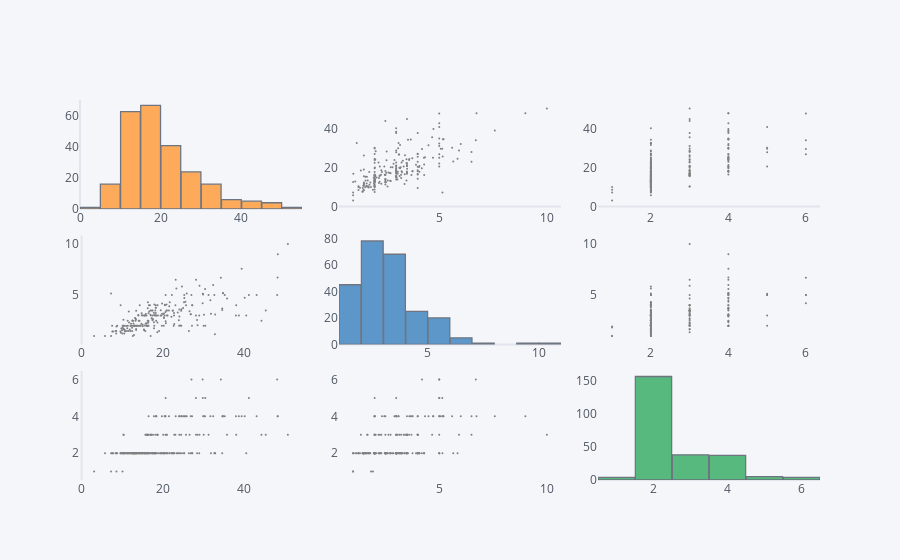

The code cell stored with this chart in its notebook:
### Code cell
df2.scatter_matrix()

### Figure 1 — Plotly figure (JSON) as saved in the notebook; plotly's stock layout.template omitted (floating-point values rounded to 4 significant figures; data arrays with more than 128 entries replaced by an {"elided": "..."} marker saying what was removed)
{"data": [{"histfunc": "count", "histnorm": "", "marker": {"color": "rgba(255, 153, 51, 1.0)", "line": {"color": "#4D5663", "width": 1.3}}, "name": "total_bill", "nbinsx": 10, "opacity": 0.8, "orientation": "v", "type": "histogram", "x": {"elided": "244 float values"}, "xaxis": "x", "yaxis": "y"}, {"line": {"color": "rgba(128, 128, 128, 1.0)", "dash": "solid", "shape": "linear", "width": 1.3}, "marker": {"size": 2, "symbol": "circle"}, "mode": "markers", "name": "total_bill", "text": "", "type": "scatter", "x": {"elided": "244 float values"}, "xaxis": "x2", "y": {"elided": "244 float values"}, "yaxis": "y2"}, {"line": {"color": "rgba(128, 128, 128, 1.0)", "dash": "solid", "shape": "linear", "width": 1.3}, "marker": {"size": 2, "symbol": "circle"}, "mode": "markers", "name": "total_bill", "text": "", "type": "scatter", "x": {"elided": "244 int values"}, "xaxis": "x3", "y": {"elided": "244 float values"}, "yaxis": "y3"}, {"line": {"color": "rgba(128, 128, 128, 1.0)", "dash": "solid", "shape": "linear", "width": 1.3}, "marker": {"size": 2, "symbol": "circle"}, "mode": "markers", "name": "tip", "text": "", "type": "scatter", "x": {"elided": "244 float values"}, "xaxis": "x4", "y": {"elided": "244 float values"}, "yaxis": "y4"}, {"histfunc": "count", "histnorm": "", "marker": {"color": "rgba(55, 128, 191, 1.0)", "line": {"color": "#4D5663", "width": 1.3}}, "name": "tip", "nbinsx": 10, "opacity": 0.8, "orientation": "v", "type": "histogram", "x": {"elided": "244 float values"}, "xaxis": "x5", "yaxis": "y5"}, {"line": {"color": "rgba(128, 128, 128, 1.0)", "dash": "solid", "shape": "linear", "width": 1.3}, "marker": {"size": 2, "symbol": "circle"}, "mode": "markers", "name": "tip", "text": "", "type": "scatter", "x": {"elided": "244 int values"}, "xaxis": "x6", "y": {"elided": "244 float values"}, "yaxis": "y6"}, {"line": {"color": "rgba(128, 128, 128, 1.0)", "dash": "solid", "shape": "linear", "width": 1.3}, "marker": {"size": 2, "symbol": "circle"}, "mode": "markers", "name": "size", "text": "", "type": "scatter", "x": {"elided": "244 float values"}, "xaxis": "x7", "y": {"elided": "244 int values"}, "yaxis": "y7"}, {"line": {"color": "rgba(128, 128, 128, 1.0)", "dash": "solid", "shape": "linear", "width": 1.3}, "marker": {"size": 2, "symbol": "circle"}, "mode": "markers", "name": "size", "text": "", "type": "scatter", "x": {"elided": "244 float values"}, "xaxis": "x8", "y": {"elided": "244 int values"}, "yaxis": "y8"}, {"histfunc": "count", "histnorm": "", "marker": {"color": "rgba(50, 171, 96, 1.0)", "line": {"color": "#4D5663", "width": 1.3}}, "name": "size", "nbinsx": 10, "opacity": 0.8, "orientation": "v", "type": "histogram", "x": {"elided": "244 int values"}, "xaxis": "x9", "yaxis": "y9"}], "layout": {"bargap": 0.02, "legend": {"bgcolor": "#F5F6F9", "font": {"color": "#4D5663"}}, "paper_bgcolor": "#F5F6F9", "plot_bgcolor": "#F5F6F9", "showlegend": false, "title": {"font": {"color": "#4D5663"}}, "xaxis": {"anchor": "y", "domain": [0, 0.3], "gridcolor": "#E1E5ED", "showgrid": false, "tickfont": {"color": "#4D5663"}, "title": {"font": {"color": "#4D5663"}, "text": ""}, "zerolinecolor": "#E1E5ED"}, "xaxis2": {"anchor": "y2", "domain": [0.35, 0.65], "gridcolor": "#E1E5ED", "showgrid": false, "tickfont": {"color": "#4D5663"}, "title": {"font": {"color": "#4D5663"}, "text": ""}, "zerolinecolor": "#E1E5ED"}, "xaxis3": {"anchor": "y3", "domain": [0.7, 1], "gridcolor": "#E1E5ED", "showgrid": false, "tickfont": {"color": "#4D5663"}, "title": {"font": {"color": "#4D5663"}, "text": ""}, "zerolinecolor": "#E1E5ED"}, "xaxis4": {"anchor": "y4", "domain": [0, 0.3], "gridcolor": "#E1E5ED", "showgrid": false, "tickfont": {"color": "#4D5663"}, "title": {"font": {"color": "#4D5663"}, "text": ""}, "zerolinecolor": "#E1E5ED"}, "xaxis5": {"anchor": "y5", "domain": [0.35, 0.65], "gridcolor": "#E1E5ED", "showgrid": false, "tickfont": {"color": "#4D5663"}, "title": {"font": {"color": "#4D5663"}, "text": ""}, "zerolinecolor": "#E1E5ED"}, "xaxis6": {"anchor": "y6", "domain": [0.7, 1], "gridcolor": "#E1E5ED", "showgrid": false, "tickfont": {"color": "#4D5663"}, "title": {"font": {"color": "#4D5663"}, "text": ""}, "zerolinecolor": "#E1E5ED"}, "xaxis7": {"anchor": "y7", "domain": [0, 0.3], "gridcolor": "#E1E5ED", "showgrid": false, "tickfont": {"color": "#4D5663"}, "title": {"font": {"color": "#4D5663"}, "text": ""}, "zerolinecolor": "#E1E5ED"}, "xaxis8": {"anchor": "y8", "domain": [0.35, 0.65], "gridcolor": "#E1E5ED", "showgrid": false, "tickfont": {"color": "#4D5663"}, "title": {"font": {"color": "#4D5663"}, "text": ""}, "zerolinecolor": "#E1E5ED"}, "xaxis9": {"anchor": "y9", "domain": [0.7, 1], "gridcolor": "#E1E5ED", "showgrid": false, "tickfont": {"color": "#4D5663"}, "title": {"font": {"color": "#4D5663"}, "text": ""}, "zerolinecolor": "#E1E5ED"}, "yaxis": {"anchor": "x", "domain": [0.7133, 1], "gridcolor": "#E1E5ED", "showgrid": false, "tickfont": {"color": "#4D5663"}, "title": {"font": {"color": "#4D5663"}, "text": ""}, "zerolinecolor": "#E1E5ED"}, "yaxis2": {"anchor": "x2", "domain": [0.7133, 1], "gridcolor": "#E1E5ED", "showgrid": false, "tickfont": {"color": "#4D5663"}, "title": {"font": {"color": "#4D5663"}, "text": ""}, "zerolinecolor": "#E1E5ED"}, "yaxis3": {"anchor": "x3", "domain": [0.7133, 1], "gridcolor": "#E1E5ED", "showgrid": false, "tickfont": {"color": "#4D5663"}, "title": {"font": {"color": "#4D5663"}, "text": ""}, "zerolinecolor": "#E1E5ED"}, "yaxis4": {"anchor": "x4", "domain": [0.3567, 0.6433], "gridcolor": "#E1E5ED", "showgrid": false, "tickfont": {"color": "#4D5663"}, "title": {"font": {"color": "#4D5663"}, "text": ""}, "zerolinecolor": "#E1E5ED"}, "yaxis5": {"anchor": "x5", "domain": [0.3567, 0.6433], "gridcolor": "#E1E5ED", "showgrid": false, "tickfont": {"color": "#4D5663"}, "title": {"font": {"color": "#4D5663"}, "text": ""}, "zerolinecolor": "#E1E5ED"}, "yaxis6": {"anchor": "x6", "domain": [0.3567, 0.6433], "gridcolor": "#E1E5ED", "showgrid": false, "tickfont": {"color": "#4D5663"}, "title": {"font": {"color": "#4D5663"}, "text": ""}, "zerolinecolor": "#E1E5ED"}, "yaxis7": {"anchor": "x7", "domain": [0, 0.2867], "gridcolor": "#E1E5ED", "showgrid": false, "tickfont": {"color": "#4D5663"}, "title": {"font": {"color": "#4D5663"}, "text": ""}, "zerolinecolor": "#E1E5ED"}, "yaxis8": {"anchor": "x8", "domain": [0, 0.2867], "gridcolor": "#E1E5ED", "showgrid": false, "tickfont": {"color": "#4D5663"}, "title": {"font": {"color": "#4D5663"}, "text": ""}, "zerolinecolor": "#E1E5ED"}, "yaxis9": {"anchor": "x9", "domain": [0, 0.2867], "gridcolor": "#E1E5ED", "showgrid": false, "tickfont": {"color": "#4D5663"}, "title": {"font": {"color": "#4D5663"}, "text": ""}, "zerolinecolor": "#E1E5ED"}}}
